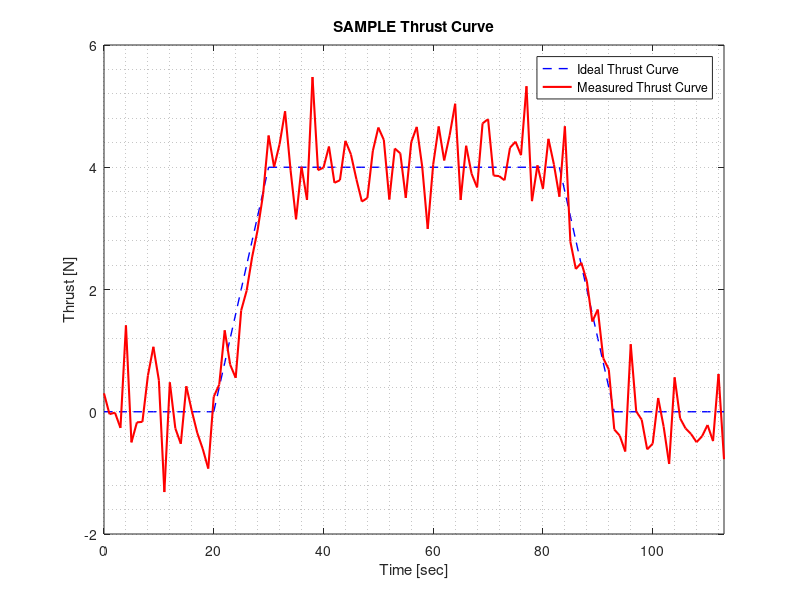

This figure's MATLAB source:
%% ASEN 4018
%% Project GAINS - Electronics
%% Re-Scope Thrust Modeling
%% Author: Addison Woodard
%% Date: 11/21/22

%% Housekeeping
clear; close all; clc;

%% Create Noise
timevec = 1:0.1:(60*60*2);
noisevec = randn(1,length(timevec));              %2 hours of noise
func = @(x) noisevec(x);

%% Create Thrust Curve
start = 0:1:20;
val1 = zeros(size(start));

leadup = 20:1:30;
val2 = -0.4*(20-leadup);

peak = 30:1:83;
val3 = val2(end)*ones(size(peak));

leadout = 83:1:93;
val4 = 0.4*(93-leadout);

ending = 93:1:113;
val5 = zeros(size(ending));


%% Add white noise
sn_white1 = awgn(val1,5);
sn_white2(1,1) = sn_white1(end);
sn_white2(1,2:size(val2,2)) = awgn(val2(2:end),5);
sn_white3(1,1) = sn_white2(end);
sn_white3(1,2:size(val3,2)) = awgn(val3(2:end),5);
sn_white4(1,1) = sn_white3(end);
sn_white4(1,2:size(val4,2)) = awgn(val4(2:end),5);
sn_white5(1,1) = sn_white4(end);
sn_white5(1,2:size(val5,2)) = awgn(val5(2:end),5);


figure
plot(start,val1,'--b','LineWidth',1);
hold on; grid minor;

plot(leadup,val2,'--b','LineWidth',1,'HandleVisibility','off');
plot(peak,val3,'--b','LineWidth',1,'HandleVisibility','off');
plot(leadout,val4,'--b','LineWidth',1,'HandleVisibility','off');
plot(ending,val5,'--b','LineWidth',1,'HandleVisibility','off');

plot(start,sn_white1,'-r','LineWidth',1.5);
plot(leadup,sn_white2,'-r','LineWidth',1.5,'HandleVisibility','off');
plot(peak,sn_white3,'-r','LineWidth',1.5,'HandleVisibility','off');
plot(leadout,sn_white4,'-r','LineWidth',1.5,'HandleVisibility','off');
plot(ending,sn_white5,'-r','LineWidth',1.5,'HandleVisibility','off');
xlim([0 113]);
xlabel('Time [sec]');
ylabel('Thrust [N]'); 
title('SAMPLE Thrust Curve');
legend('Ideal Thrust Curve','Measured Thrust Curve');

%% Integrate the noisy thrust
integ1 = trapz(sn_white1);
integ2 = trapz(sn_white2);
integ3 = trapz(sn_white3);
integ4 = trapz(sn_white4);
integ5 = trapz(sn_white5);
integFinal = integ1 + integ2 + integ3 + integ4 + integ5;
fprintf('Noisy Thrust Area: %0.3f\n',integFinal);

%% Integrate the ideal thrust
integ1i = trapz(val1);
integ2i = trapz(val2);
integ3i = trapz(val3);
integ4i = trapz(val4);
integ5i = trapz(val5);
integFinali = integ1i + integ2i + integ3i + integ4i + integ5i;
fprintf('Ideal Thrust Area: %0.3f\n',integFinali);

AreaDifference = integFinali-integFinal;
fprintf('Difference in Area: %0.6f [Ns]\n', AreaDifference);